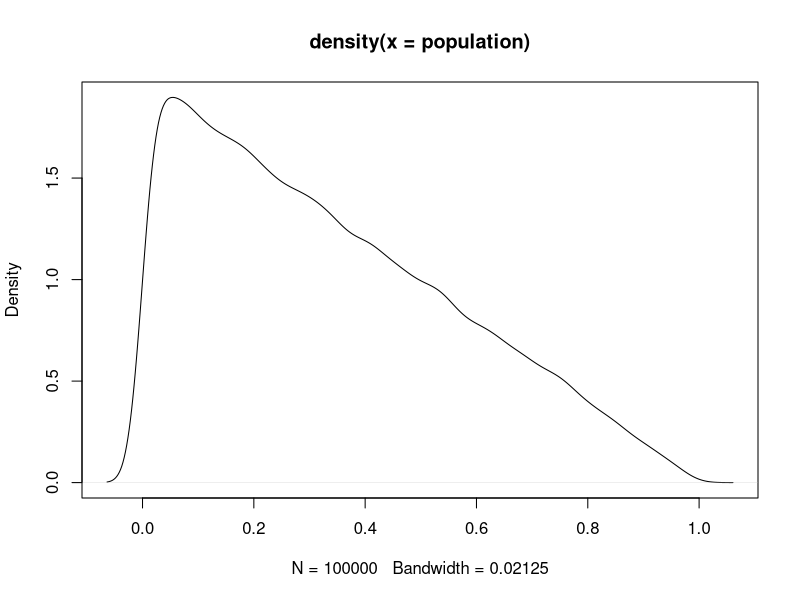
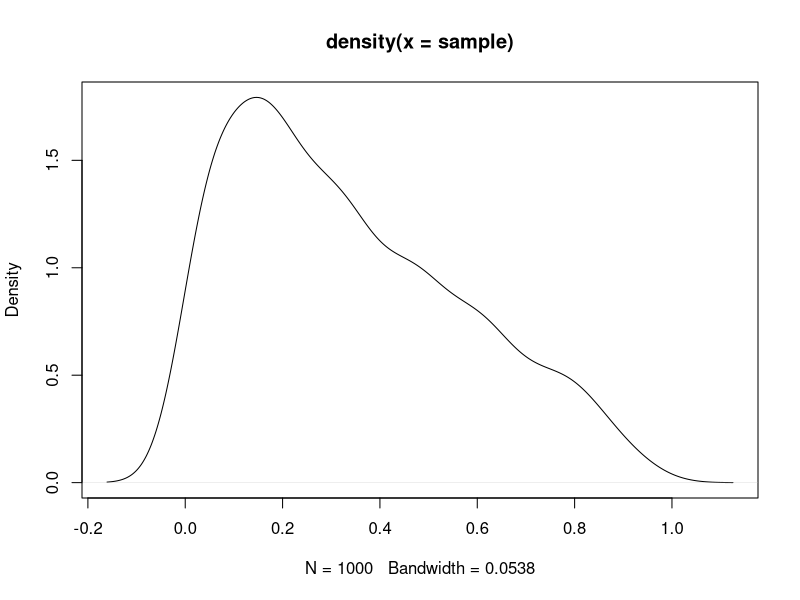
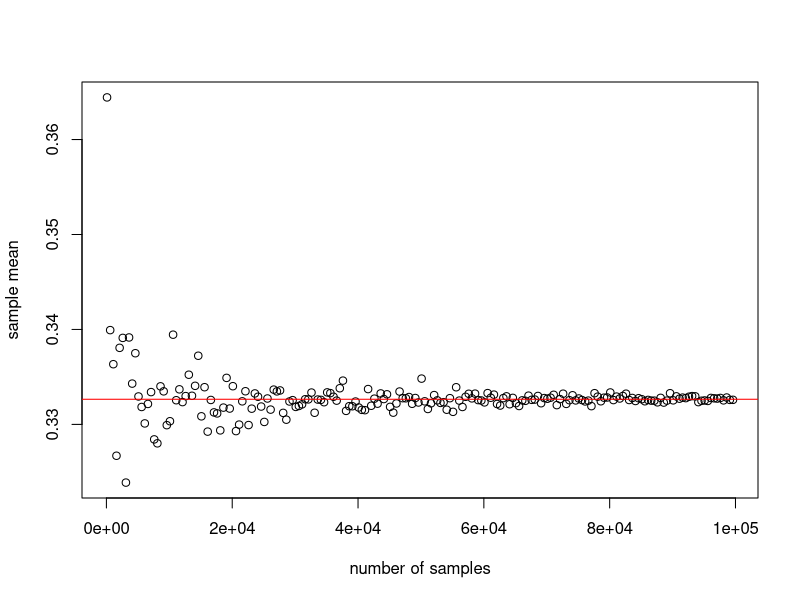
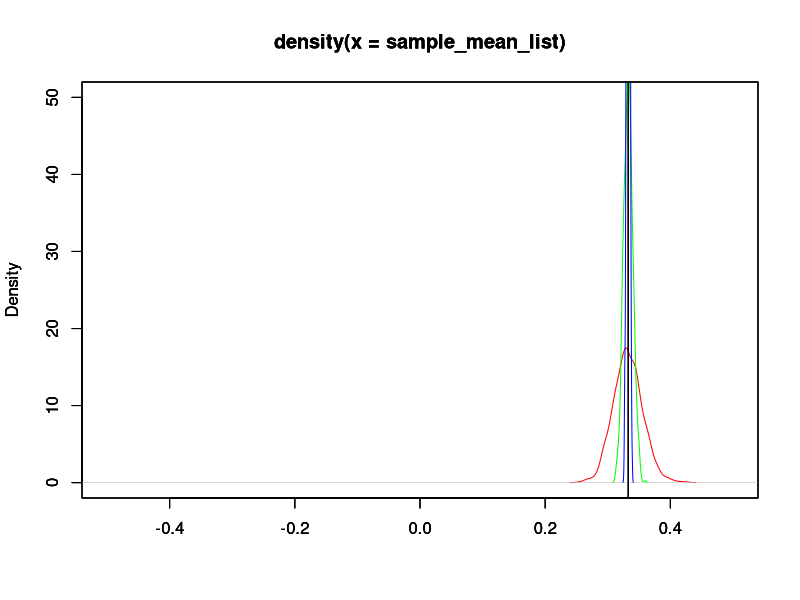

These figures' R source, in order:
## ---- chunk 1
population <- rbeta (100000, 1, 2)
plot (density (population))
# population mean
mean(population)
# population variance
var(population)

## ---- chunk 2
sample = sample(population, size = 1000)
plot (density (sample))
# sample mean as estimator of population mean
est.mean = mean(sample)

# unbiased estimator of population variance
est.var = 1000/(1000-1) * var(sample)

## ---- chunk 3
sample_mean = mean(sample)

#standard error of the sample mean
ss = sqrt(est.var/1000)

print ("point estimate of mean")
print (sample_mean)
print ("95% normal-approximated confidence interval of mean")
c(sample_mean - 1.96 * ss, sample_mean + 1.96 * ss)

## ---- chunk 4
sample_mean_list <- c()
sample_times <- seq(100, 100000, 500)
for (n in sample_times ){
  sample <- sample(population, size = n, replace = F)
  sample_mean_list <- c(sample_mean_list, mean(sample))
}

plot(sample_times, sample_mean_list, xlab = "number of samples", ylab = "sample mean")
abline(h = mean(population), col = "red")
## ---- chunk 5

# Now we show the central limit theorem
sample_times <- c(100, 1000, 10000)
col <- c("red", "green", "blue")
i = 1
for (n in sample_times ){
  # central limit theorem talks about distribution of the sample mean
  # we cannot calculate the distribution for a single sample, so we draw sample multiple times
  sample_mean_list <- c()
  for (m in 1:1000)
  {
    sample <- sample(population, size = n, replace = TRUE)
    sample_mean_list <- c(sample_mean_list, mean(sample))
  }
  # sample_mean_list_standard <- sample_mean_list - mean(population)
  plot(density (sample_mean_list),  col = col[i], xlim = c(-0.5, 0.5), ylim  = c(0,50), xlab = "")
  abline(v = mean(population), col = "black")
  par(new = T)
  i = i  + 1
}


